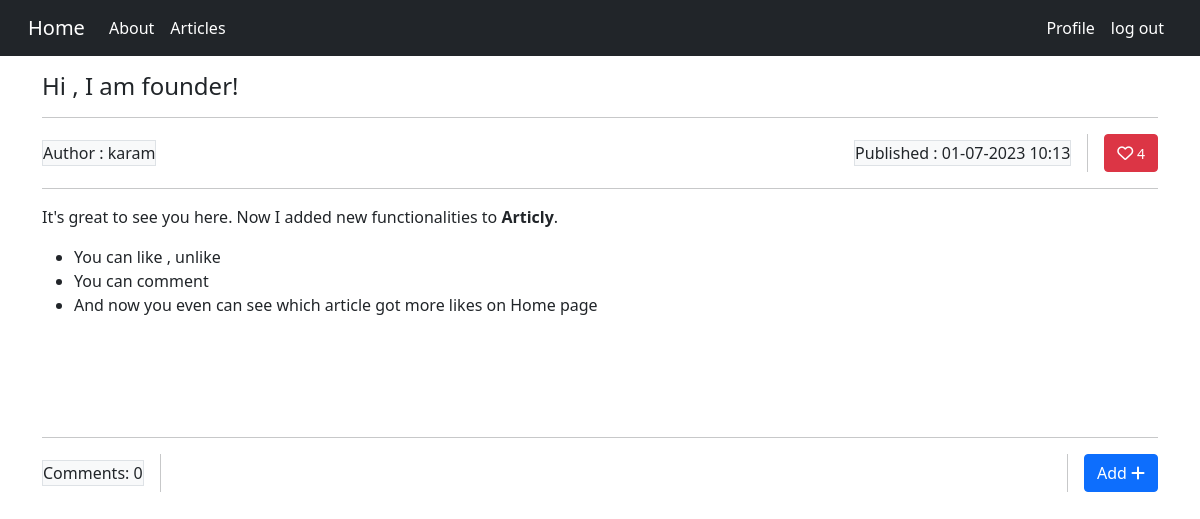
Page /article/4 (signed in) on the committed database.
### models.py (models this page shows)
class Article(db.Model):
    __tablename__ = "article"
    __table_args__ = {'extend_existing': True}
    id = db.Column("id",db.Integer, primary_key=True)
    title = db.Column("title",db.String(150))
    author = db.Column(db.Integer, db.ForeignKey("user.id",ondelete= "CASCADE"),nullable = False)
    content = db.Column("content",db.String())
    date = db.Column("date",db.DateTime, default=datetime.utcnow)
    likes = db.relationship("Like",backref = "article" , passive_deletes = True)
    comments = db.relationship("Comment",backref = "article" , passive_deletes = True)

class User(db.Model):
    __tablename__ = "user"
    __table_args__ = {'extend_existing': True}
    id = db.Column(db.Integer, primary_key=True)
    name = db.Column(db.String(150))
    email = db.Column(db.String(150), unique=True)
    username = db.Column(db.String(150), unique=True)
    password = db.Column(db.String(150))
    articles = db.relationship("Article",backref = "user" , passive_deletes = True)
    likes = db.relationship("Like",backref = "user" , passive_deletes = True)
    comments = db.relationship("Comment",backref = "user" , passive_deletes = True)

### routes.py (the view)
@app.route('/article/<id>')
def detail(id):
    session.pop('page',None)
    session['page'] = 'article'
    form = CommentForm(request.form)
    try:
        user = db.session.execute(db.select(User).filter_by(username=session['username'])).scalar()
        article = db.session.execute(db.select(Article).filter_by(id=id)).scalar_one()
        return render_template('article.html',article=article,user=user,form=form)
    except:
        article = db.session.execute(db.select(Article).filter_by(id=id)).scalar_one()
        return render_template("article.html",article=article,form=form)

### templates/article.html (shortened to what this page needs)
{% extends "layout.html" %}
{% block block1 %}
{% if user %}
    {% if article %}
        <h4>{{article.title}}</h4>
        <hr>
        <div class="hstack gap-3">
            <div class="bg-light border">Author : {{article.user.username}}</div>
            <div class="bg-light border ms-auto">Published : {{article.date.strftime('%d-%m-%Y %H:%M')}}</div>
            {% if user.id in article.likes|map(attribute ='author')|list %}
                <td><a href="/like/{{article.id}}" class="btn btn-danger"><i class="fa-solid fa-heart"></i><small>        {{article.likes|length}}</small> </a></td>
            {% else %}
                <td><a href="/like/{{article.id}}" class="btn btn-danger"><i class="fa-regular fa-heart"></i><small>        {{article.likes|length}}</small> </a></td>
            {% endif %}
        </div>
        <hr>
        {{article.content|safe}}
    {% else %}
        <div class= "alert alert-warning">Article not found</div>
    {% endif %}
{% endif %}
 <br><br>
<hr>
<div class="hstack gap-3">
    <div class="bg-light border">Comments: {{article.comments|length}}</div>
    <a href="/addcomment/{{article.id}}" class="btn btn-primary">Add <i class="fa-solid fa-plus"></i></a>
</div>
{% endblock  %}

### rows in the picture
Article: title "Hi , I am founder!", date "01-07-2023 10:13", content "It's great to see you here. Now I added new functionalities to Articly . You can like , unlike You can comment And now you even can see which article got more likes on Home page"
User: user.username "karam"

### other values in the picture
{{ article.likes|length }} "4"
{{ article.comments|length }} "0"
